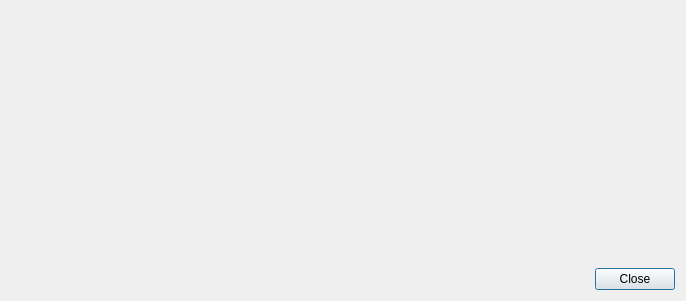
<?xml version="1.0" encoding="UTF-8"?>
<ui version="4.0">
 <class>Dialog</class>
 <widget class="QDialog" name="Dialog">
  <property name="geometry">
   <rect>
    <x>0</x>
    <y>0</y>
    <width>686</width>
    <height>301</height>
   </rect>
  </property>
  <property name="windowTitle">
   <string>Error</string>
  </property>
  <layout class="QVBoxLayout" name="verticalLayout">
   <item>
    <layout class="QFormLayout" name="formLayout">
     <item row="0" column="0">
      <widget class="QLabel" name="label">
       <property name="text">
        <string/>
       </property>
      </widget>
     </item>
    </layout>
   </item>
   <item>
    <widget class="QDialogButtonBox" name="buttonBox">
     <property name="orientation">
      <enum>Qt::Horizontal</enum>
     </property>
     <property name="standardButtons">
      <set>QDialogButtonBox::Close</set>
     </property>
    </widget>
   </item>
  </layout>
 </widget>
 <resources/>
 <connections>
  <connection>
   <sender>buttonBox</sender>
   <signal>accepted()</signal>
   <receiver>Dialog</receiver>
   <slot>accept()</slot>
   <hints>
    <hint type="sourcelabel">
     <x>248</x>
     <y>254</y>
    </hint>
    <hint type="destinationlabel">
     <x>157</x>
     <y>274</y>
    </hint>
   </hints>
  </connection>
  <connection>
   <sender>buttonBox</sender>
   <signal>rejected()</signal>
   <receiver>Dialog</receiver>
   <slot>reject()</slot>
   <hints>
    <hint type="sourcelabel">
     <x>316</x>
     <y>260</y>
    </hint>
    <hint type="destinationlabel">
     <x>286</x>
     <y>274</y>
    </hint>
   </hints>
  </connection>
 </connections>
</ui>
